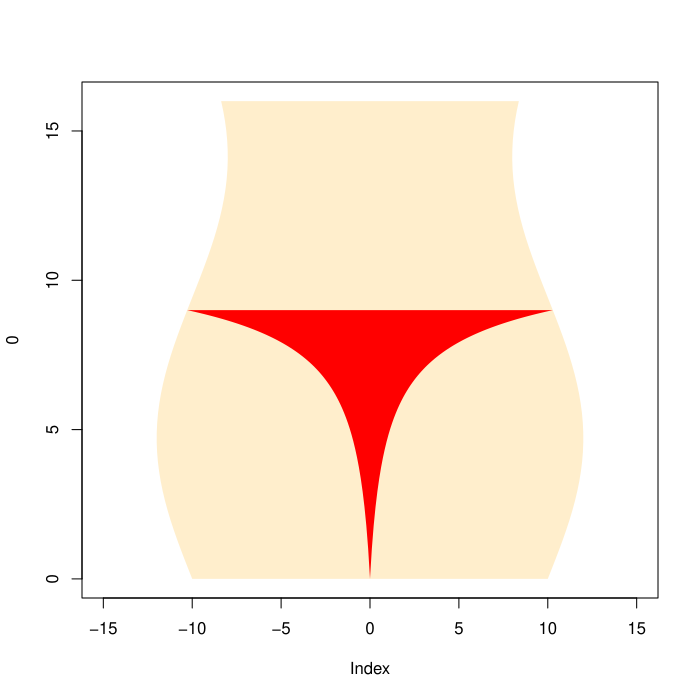

Recreate this plot in R.
xrange <- c(-15, 15)
yrange <- c(0, 16)
plot(0, xlim=xrange, ylim=yrange, type="n")
#plot(xrange, yrange, type="n", ann=FALSE, axes=FALSE)
yr <- seq(yrange[1], yrange[2], len=50)
offsetFn <- function(y) {
  2 * sin(0 + y/3)
}
offset <- offsetFn(yr)
leftE <- function(y) {
  -10 - offsetFn(y)
}
rightE <- function(y) {
  10 + offsetFn(y)
}
xp <- c(leftE(yr), rev(rightE(yr)))
yp <- c(yr, rev(yr))
polygon(xp, yp, col="#ffeecc", border=NA)
h <- 9
xt <- seq(0, rightE(h), len=100)
yt <- log(1 + log(1 + log(xt + 1)))
yt <- yt - min(yt)
yt <- h * yt/max(yt)
x <- c(leftE(h), rightE(h), rev(xt), -xt)
y <- c(h, h, rev(yt), yt)
polygon(x, y, col="red", border=NA)
